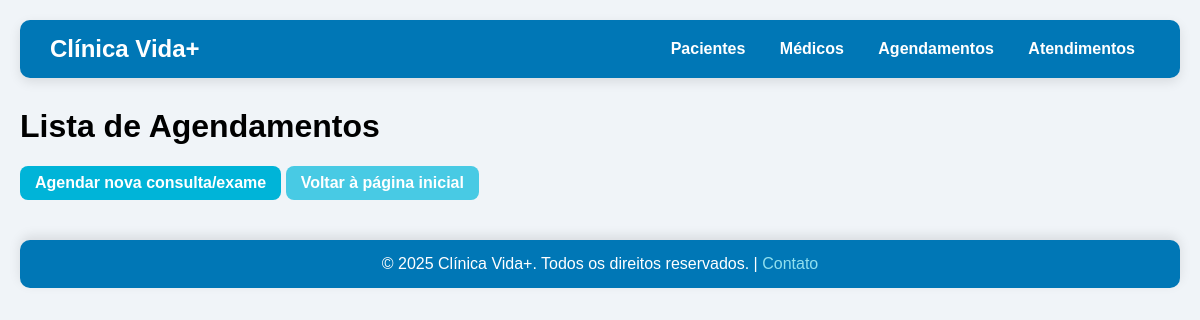
Page /agendamentos on the earlier database version.
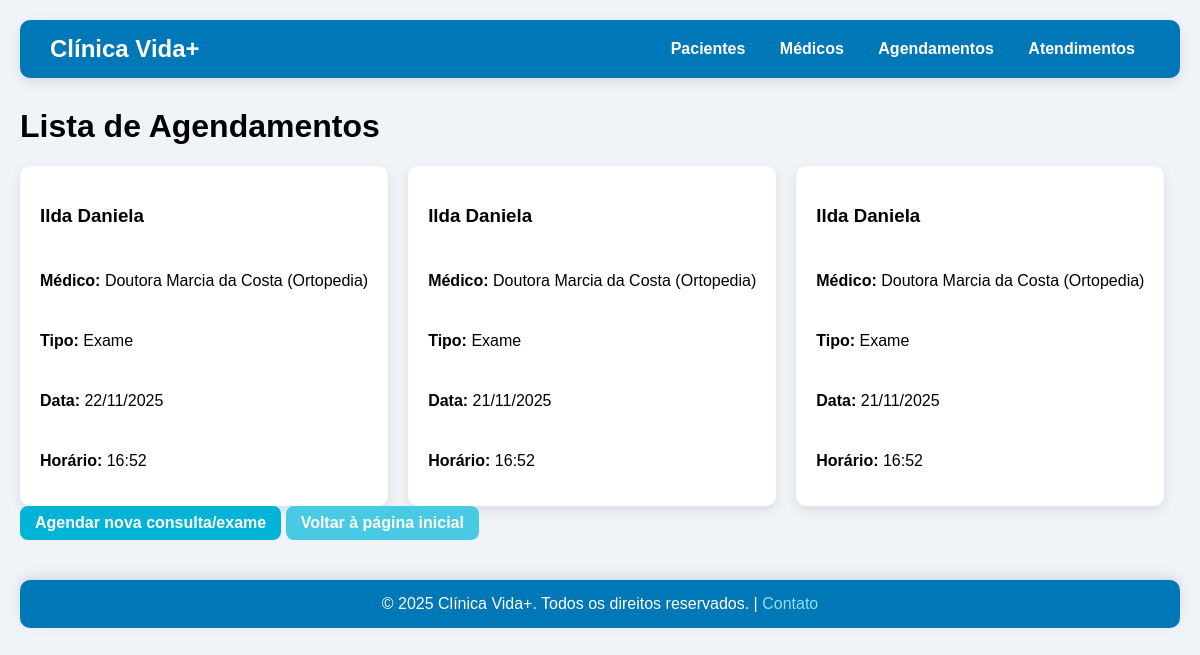
Same page on the later database version.
### app.py (models this page shows)
class Agendamento(db.Model):
    id = db.Column(db.Integer, primary_key=True)
    paciente_id = db.Column(db.Integer, db.ForeignKey('paciente.id'), nullable=False)
    medico_id = db.Column(db.Integer, db.ForeignKey('medico.id'), nullable=False)
    tipo = db.Column(db.String(50), nullable=False)
    data = db.Column(db.Date, nullable=False)
    hora = db.Column(db.String(10), nullable=False)

class Paciente(db.Model):
    id = db.Column(db.Integer, primary_key=True)
    nome = db.Column(db.String(100), nullable=False)
    idade = db.Column(db.Integer, nullable=False)
    telefone = db.Column(db.String(20), nullable=False)
    atendimentos = db.relationship('Atendimento', backref='paciente', lazy=True, cascade="all, delete")
    agendamentos = db.relationship('Agendamento', backref='paciente', lazy=True, cascade="all, delete")

class Medico(db.Model):
    id = db.Column(db.Integer, primary_key=True)
    nome = db.Column(db.String(100), nullable=False)
    especialidade = db.Column(db.String(100), nullable=False)
    crm = db.Column(db.String(20), nullable=False)
    telefone = db.Column(db.String(20))
    agendamentos = db.relationship('Agendamento', backref='medico', lazy=True, cascade="all, delete")

### app.py (the view)
@app.route('/agendamentos')
def agendamentos():
    agendamentos = Agendamento.query.order_by(Agendamento.data.desc()).all()
    return render_template('agendamentos.html', agendamentos=agendamentos)

### templates/agendamentos.html
{% extends "base.html" %}
{% block content %}
<h1>Lista de Agendamentos</h1>
<div class="cards-container">
    {% for agendamento in agendamentos %}
    <div class="card paciente-card">
        <h3>{{ agendamento.paciente.nome }}</h3>
        <p><strong>Médico:</strong> {{ agendamento.medico.nome }} ({{ agendamento.medico.especialidade }})</p>
        <p><strong>Tipo:</strong> {{ agendamento.tipo }}</p>
        <p><strong>Data:</strong> {{ agendamento.data.strftime('%d/%m/%Y') }}</p>
        <p><strong>Horário:</strong> {{ agendamento.hora }}</p>
    </div>
    {% endfor %}
</div>
<a href="{{ url_for('agendar') }}" class="btn">Agendar nova consulta/exame</a>
<a href="{{ url_for('index') }}" class="btn btn-voltar">Voltar à página inicial</a>
{% endblock %}

### templates/base.html (shortened to what this page needs)
<!DOCTYPE html>
<html lang="pt-BR">
<head>
    <link rel="stylesheet" href="{{ url_for('static', filename='style.css') }}">
</head>
<body>
    <nav>
        <div class="logo">Clínica Vida+</div>
        <div class="menu-links">
            <a href="{{ url_for('index') }}">Pacientes</a>
            <a href="{{ url_for('lista_medicos') }}">Médicos</a>
            <a href="{{ url_for('agendamentos') }}">Agendamentos</a>
            <a href="{{ url_for('atendimentos') }}">Atendimentos</a>
        </div>
    </nav>
    <div class="container">
        {% block content %}{% endblock %}
    </div>
    <footer>
        &copy; 2025 Clínica Vida+. Todos os direitos reservados. |
        <a href="#">Contato</a>
    </footer>
</body>
</html>

### static/style.css (style rules this page uses)
body { font-family: Arial, sans-serif; background-color: #f0f4f8; margin: 0; padding: 20px; }
.container { max-width: 1200px; margin: auto; }
nav { display: flex; justify-content: space-between; align-items: center; background-color: #0077b6; padding: 15px 30px; border-radius: 10px; box-shadow: 0 4px 12px rgba(0,0,0,0.1); margin-bottom: 30px; }
nav .logo { font-size: 1.5rem; font-weight: bold; color: white; }
nav a { color: white; text-decoration: none; margin: 0 15px; font-weight: bold; transition: transform 0.2s, color 0.2s; }
footer { background-color: #0077b6; color: white; text-align: center; padding: 15px 30px; border-radius: 10px; box-shadow: 0 -4px 12px rgba(0,0,0,0.1); margin-top: 40px; }
footer a { color: #90e0ef; text-decoration: none; }
.card { background-color: white; border-radius: 10px; padding: 20px; box-shadow: 0 4px 12px rgba(0,0,0,0.1); transition: transform 0.3s, box-shadow 0.3s; display: flex; flex-direction: column; gap: 10px; }
.cards-container { display: flex; flex-wrap: wrap; gap: 20px; }
.btn { display: inline-block; padding: 8px 15px; background-color: #00b4d8; color: white; border-radius: 8px; text-decoration: none; font-weight: bold; transition: transform 0.2s, background-color 0.2s; }
.btn-voltar { background-color: #48cae4; }
.pacientes-container, .cards-container, .historico-container { display: flex; flex-wrap: wrap; gap: 20px; }

Differences in the rows shown:
added Agendamento: paciente.nome "Ilda Daniela", medico.nome "Doutora Marcia da Costa", medico.especialidade "Ortopedia", tipo "Exame", data "22/11/2025", hora "16:52"
added Agendamento: paciente.nome "Ilda Daniela", medico.nome "Doutora Marcia da Costa", medico.especialidade "Ortopedia", tipo "Exame", data "21/11/2025", hora "16:52"
added Agendamento: paciente.nome "Ilda Daniela", medico.nome "Doutora Marcia da Costa", medico.especialidade "Ortopedia", tipo "Exame", data "21/11/2025", hora "16:52"
